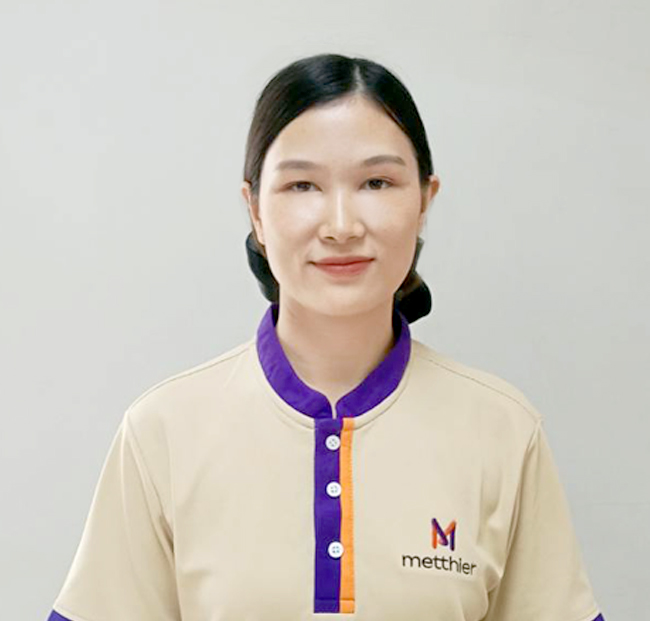
#> input picture backend/test.jpg, 650 x 621 px
$ python box_test.py
#> lines starting #> are read from the running program, lines starting #| are printed output that depends on the picture; after the words box and inside, x2 and y2 are one past the last pixel; in counts of white or black regions, pixels touching at a corner belong together
#> further down, bgr is the input picture: shape (621, 650, 3); mean B, G, R 190.9, 198.7, 204.9
import cv2
import numpy as np
from pathlib import Path
import sys
from typing import Tuple, Union


def draw_bbox_only(
    img: np.ndarray,
    *,
    shirt_bbox_px: Tuple[int, int, int, int] | None = None,
    shirt_bbox_rel: Tuple[float, float, float, float] | None = None,
    color: Tuple[int, int, int] = (0, 255, 0),
    thickness: int = 4,
) -> np.ndarray:
    """
    Return a copy of *img* with a green rectangle drawn around the shirt bbox.

    Parameters
    ----------
    img : BGR image (np.ndarray)
    shirt_bbox_px  : (x0, y0, x1, y1) in pixels          — use either…
    shirt_bbox_rel : (x0, y0, x1, y1) in relative [0-1]  — …but not both
    color          : rectangle BGR colour
    thickness      : rectangle line thickness (px)
    """
#> called with shirt_bbox_rel = (0, 0.5, 1, 1), color = (0, 255, 0), thickness = 4
    if (shirt_bbox_px is None) == (shirt_bbox_rel is None):
        raise ValueError("Specify exactly one of shirt_bbox_px or shirt_bbox_rel")

    h, w = img.shape[:2]
#> h = 621; w = 650

    # convert relative → absolute pixels
    if shirt_bbox_px is None:
        x0_rel, y0_rel, x1_rel, y1_rel = shirt_bbox_rel
        shirt_bbox_px = (
            int(x0_rel * w),
            int(y0_rel * h),
            int(x1_rel * w),
            int(y1_rel * h),
        )
#> shirt_bbox_px = (0, 310, 650, 621)

    x0, y0, x1, y1 = shirt_bbox_px
#> x0 = 0; y0 = 310; x1 = 650; y1 = 621
    img_out = img.copy()
    cv2.rectangle(img_out, (x0, y0), (x1, y1), color, thickness)
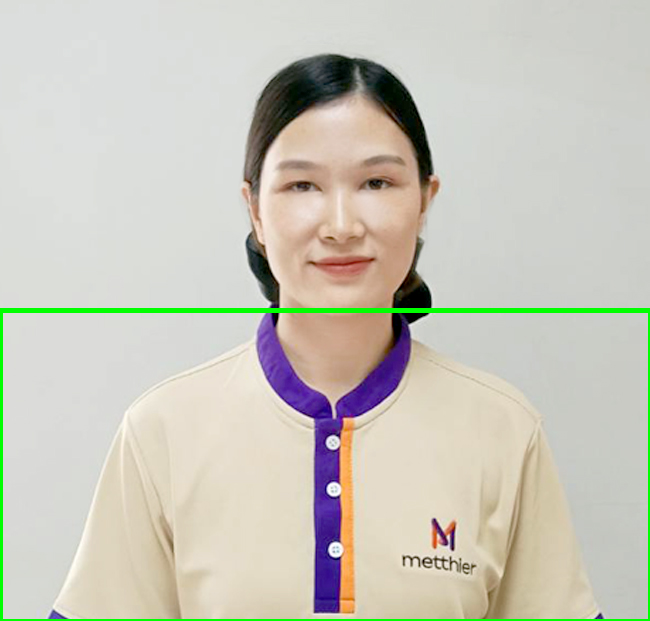
#> img_out: shape (621, 650, 3); 1.51% of pixels changed, all inside (x1, y1, x2, y2) = (0, 308, 650, 621)
    return img_out


# ------------------------------------------------------------------
# demo  (run `python draw_bbox_only.py sample.jpg`)
# ------------------------------------------------------------------
if __name__ == "__main__":
    # Get the directory where *this script* is located.
    # This is the key to robustness.
    script_directory = Path(__file__).parent

    # Define the default image filename, assumed to be in the same directory as the script
    default_image_filename = "test.jpg"

    # Construct the full path to the default image, relative to the script's location
    default_image_path = script_directory / default_image_filename

    # Determine the final path to use:
    # 1. If an argument is provided, use that path (assuming it's either absolute
    #    or relative to the CWD, but it's safer to provide absolute paths via args)
    # 2. Otherwise, use the calculated default_image_path (relative to the script)
    if len(sys.argv) > 1:
        # If the argument is a relative path, it will be relative to the CWD.
        # If it's an absolute path, Path() handles it.
        # For maximum robustness, you might want to resolve sys.argv[1] against script_directory
        # if you expect command-line args to be relative to the script.
        # For now, let's assume sys.argv[1] is either absolute or relative to CWD.
        path = Path(sys.argv[1])
    else:
        path = default_image_path

    # --- Crucial Debugging Prints ---
    import os
    print(f"Current working directory (CWD): {os.getcwd()}")
    print(f"Directory where this script is located: {script_directory}")
    print(f"Attempting to load image from absolute path: {path.resolve()}")
    # ----------------------------------

    bgr = cv2.imread(str(path))
    if bgr is None:
        raise FileNotFoundError(f"Could not find or open the image at: {path.resolve()}. Please check the path, filename, and file integrity.")

    # Use relative coordinates
    vis = draw_bbox_only(bgr, shirt_bbox_rel=(0, 0.5, 1, 1))

    # Or use pixel coordinates
    # vis = draw_bbox_only(bgr, shirt_bbox_px=(120, 350, 880, 1260))

    cv2.imshow("bbox preview", vis)
    cv2.imwrite("bbox_preview.png", vis)
    cv2.waitKey(0)
    cv2.destroyAllWindows()
